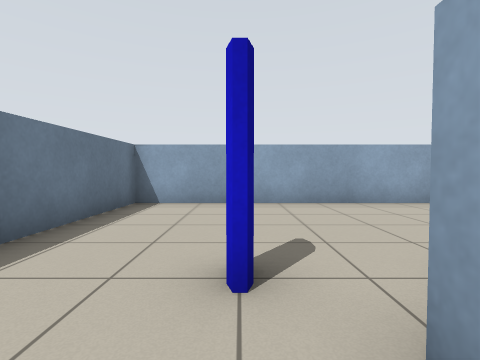
View 1 (above)

16 first-person views from a walk through a robot-simulator world made for Stage. The camera is 0.83 m above the floor, tilts 2° down and sees 85° across. Floor lines are 1 m apart. The floor is counted in squares, 1 m on a side. Each view is taken from the middle of a square. On the plan, view 1 faces up. The plan holds only what a view shows up to about 10 squares ahead; the rest is blank. Robots are left out.

View 2
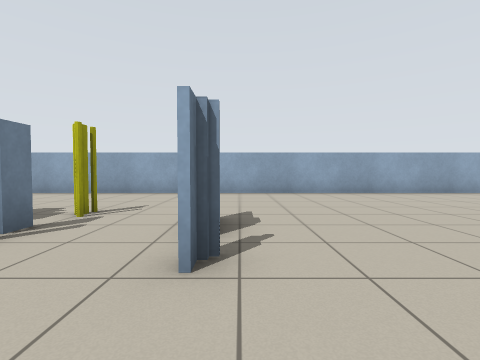

View 3
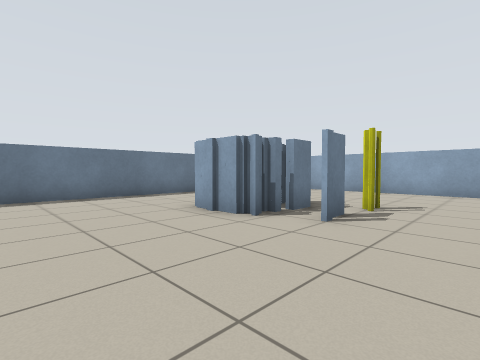

View 4
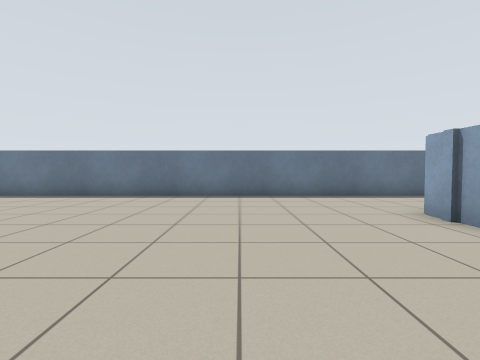

View 5
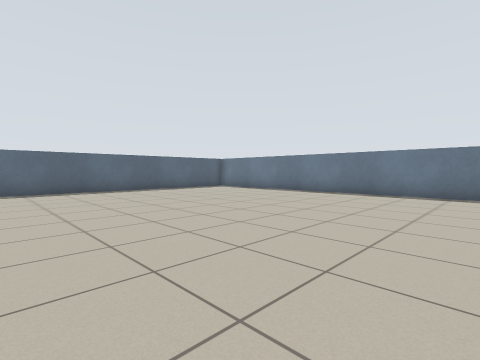

View 6
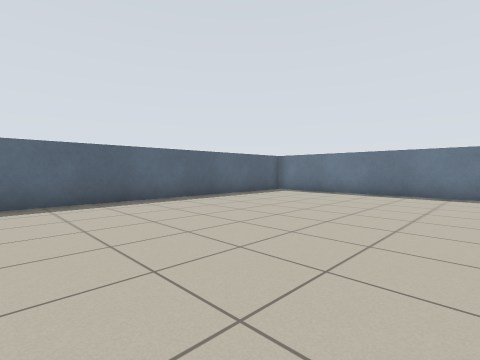

View 7
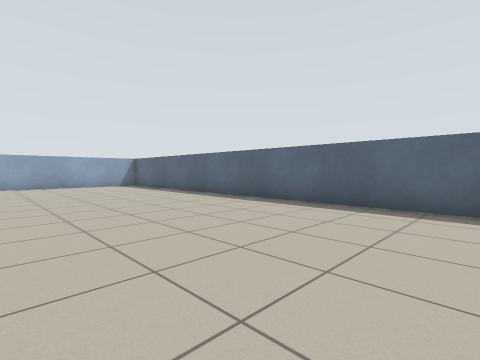

View 8
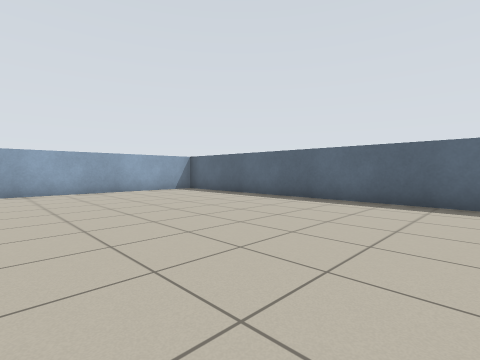

View 9
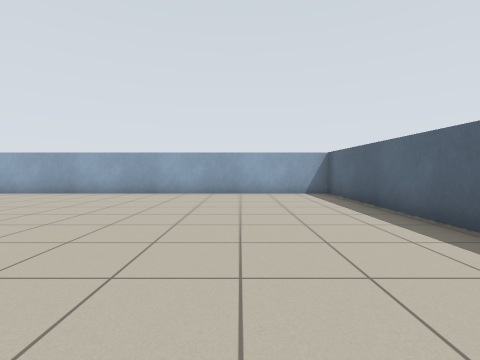

View 10
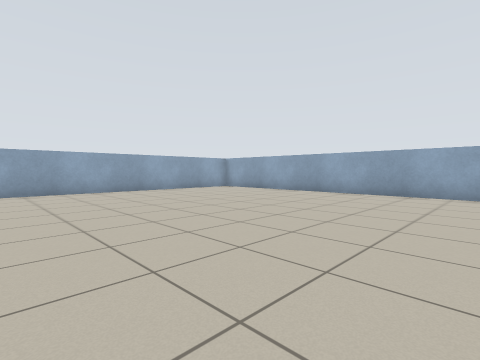

View 11
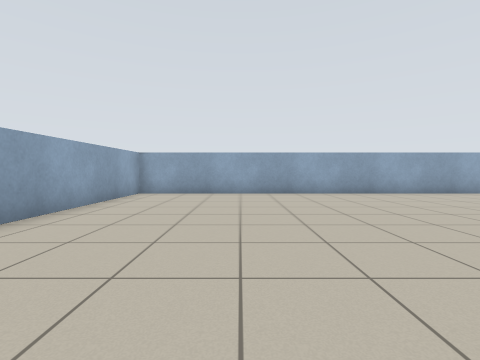

View 12
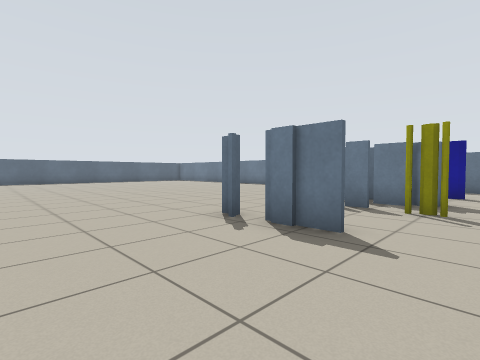

View 13
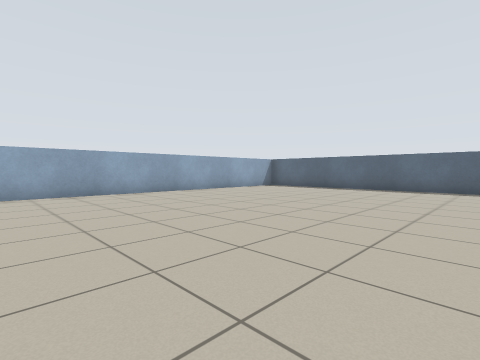

View 14
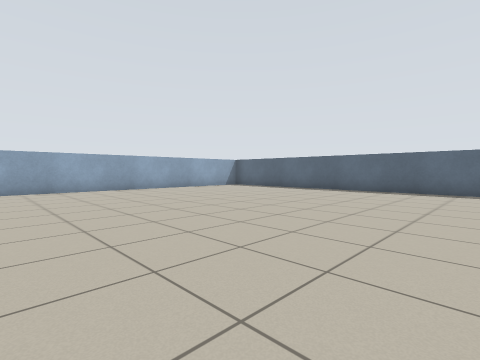

View 15
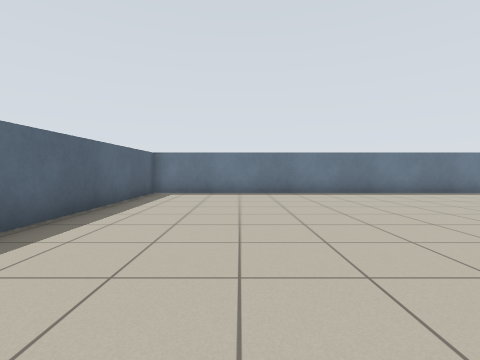

View 16
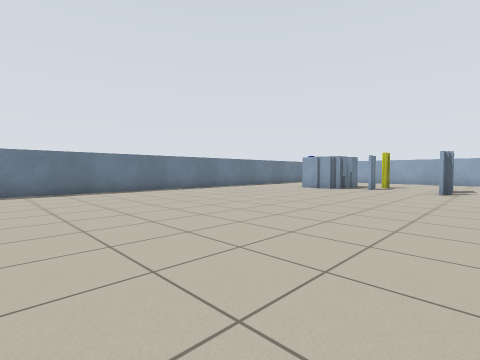

### Floor plan
Points are (right, up) in squares from view 1. A wall is a line through its corners. A room is listed if a view was taken in it or the views show most of it. See-through windows are left out.
Room 1 (views 1, 2, 3, 4, 5, 6, 7, 8, 9, 10, 11, 12, 13, 14, 15, 16)
walls: (6.6, -0.5) (6.6, -1); (6.6, 1.6) (6.6, 0.1); (3.9, 1) (3.9, 0.4); (2.6, 0.2) (2.6, -0.5) (0.9, -0.5); (2.9, 1.5) (2.9, 0.6); (19.6, 6.7) (-2.7, 6.7) (-2.7, -17.2) (19.6, -17.2) (19.6, 6.7)
ways out: gap at (7, 0)
objects: blue block (0, 2); other object (4, 2)

Where each view was taken, in squares from view 1:
view 1: 0 up, 0 right, facing up
view 2: 3 down, 7 right, facing up
view 3: 4 down, 6 right, facing up-left
view 4: 4 down, 6 right, facing left
view 5: 6 down, 7 right, facing down-left
view 6: 10 down, 7 right, facing down-left
view 7: 11 down, 5 right, facing down-right
view 8: 10 down, 9 right, facing down-right
view 9: 14 down, 10 right, facing right
view 10: 4 down, 10 right, facing up-right
view 11: 3 up, 10 right, facing right
view 12: 3 up, 10 right, facing down-left
view 13: 5 down, 10 right, facing down-right
view 14: 6 down, 8 right, facing down-right
view 15: 14 down, 7 right, facing left
view 16: 12 down, 8 right, facing up-left
